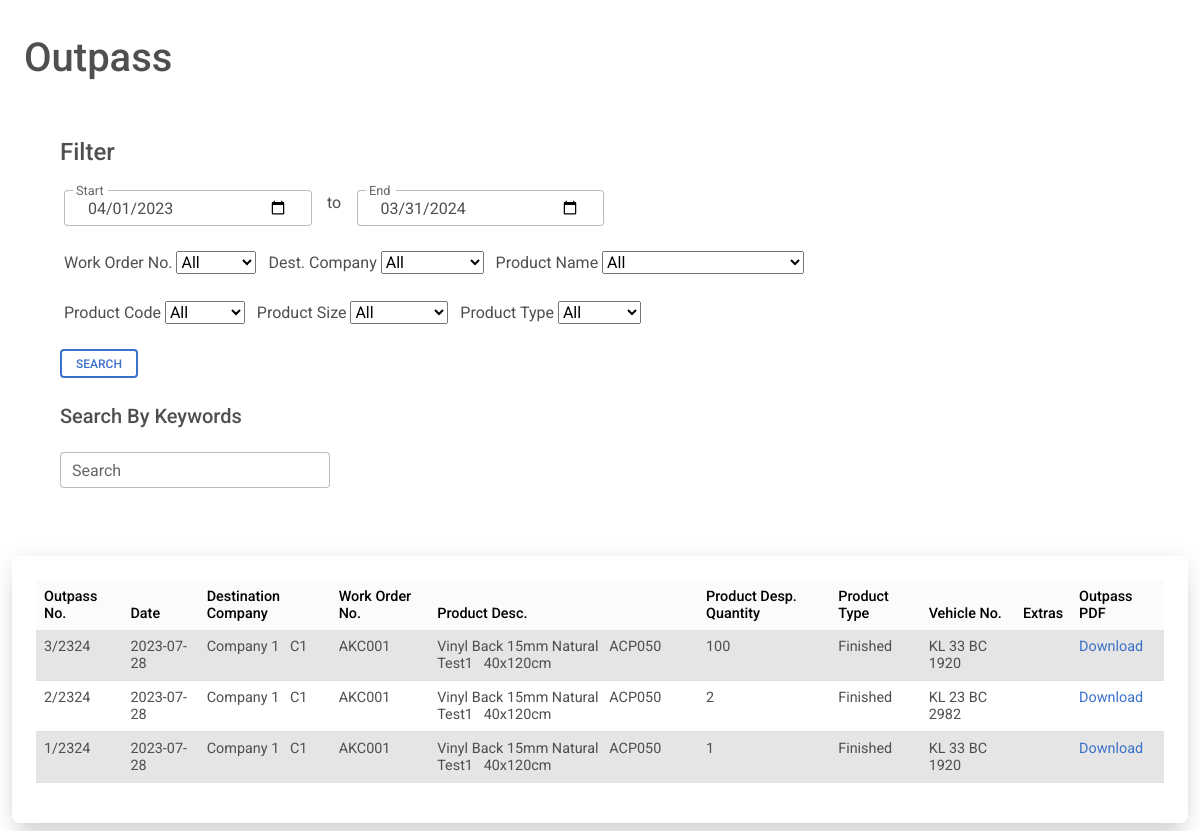
Page /outpassshowall.php (signed in) on the committed database.
### tables this page shows
CREATE TABLE IF NOT EXISTS `outpass` (
  `no` int NOT NULL,
  `no_year` varchar(15) NOT NULL,
  `date` date NOT NULL,
  `work_order_no` varchar(25) NOT NULL,
  `dest` varchar(125) NOT NULL,
  `woc` varchar(125) NOT NULL,
  `vehicleno` varchar(50) NOT NULL,
  `extras` varchar(125) NOT NULL,
  `type` varchar(10) NOT NULL DEFAULT 'outpass',
  `timestamp` timestamp NOT NULL DEFAULT CURRENT_TIMESTAMP,
  `user_id` varchar(50) NOT NULL
);

CREATE TABLE IF NOT EXISTS `outpass_products` (
  `outpass_no` int NOT NULL,
  `no_year` varchar(15) NOT NULL,
  `date_of_entry` date NOT NULL,
  `product_type` varchar(15) NOT NULL DEFAULT 'finished',
  `product_name` varchar(50) NOT NULL,
  `work_order` varchar(25) NOT NULL,
  `product_code` varchar(25) NOT NULL DEFAULT 'AAC(code)',
  `product_design` varchar(50) NOT NULL,
  `product_size` varchar(25) NOT NULL,
  `product_qty` int NOT NULL,
  `user_id` varchar(50) NOT NULL
);

### checkuserlogin.php (called while the page is built, shortened)
<?php
include 'conn.php';
$user_check = $_SESSION['username'];
$ses_sql = mysqli_query($conn, "select user_id from profile where user_id='$user_check'");
$row = mysqli_fetch_array($ses_sql, MYSQLI_ASSOC);
$loggedin_session = $row['user_id'];
?>

### outpassshowall.php (the view, shortened to what this page needs)
<?php
include 'conn.php';
include 'checkuserlogin.php';
?>
<?php
$start = date('Y') . '-04' . '-01';
$end = (date('Y')+1) . '-03' . '-31' ;
$sql = "select * from outpass,outpass_products where outpass.no = outpass_products.outpass_no AND outpass.user_id = '" . (string) $loggedin_session . "' AND outpass_products.user_id = '" . (string) $loggedin_session . "'";
$sql .= "  AND date BETWEEN '$start' AND '$end' ORDER BY timestamp DESC";
$retval = mysqli_query($conn, $sql);
?>
<html>
<link rel="stylesheet" href="https://cdnjs.cloudflare.com/ajax/libs/font-awesome/6.0.0/css/all.min.css" />
<link rel="stylesheet" href="css/mdb.min.css" />
</head>
<body>
    <main> <br>
        <h1 class="mt-2 ms-4">Outpass</h1>
        <div class="container-fluid">
            <div class='row justify-content'>
                <div class="col">
                    <form name="filter" class="bg-white rounded-5 shadow-0-strong p-5" method="post">
                        <h4 class='mb-4'>Filter</h4>
                        <div class="row ms-1 justify-content w-50">
                            <div class="form-outline col">
                                <input type="date" class="form-control" value="<?php echo $start;?>" id='start' required
                                    name="start">
                                <label for="start" class='form-label'>Start</label>
                            </div>
                            <div class="col col-sm-1">
                                <center>to</center>
                            </div>
                            <div class="form-outline col">
                                <input name="end" class="form-control" value="<?php echo $end;?>" id='end' required type="date">
                                <label for="end" class='form-label'>End</label>
                            </div>
                        </div>
                        <div class="col mt-4 mb-4 ms-1">
                            <label>Work Order No.</label>
                            <select name='workorderno'>
                                <option selected>All</option>
                            </select>
                            <label>Dest. Company</label>
                            <select name='company'>
                                <option selected>All</option>
                            </select>
                            <label>Product Name</label>
                            <select name='product_name'>
                                <option selected>All</option>
                            </select>
                        </div>
                        <div class="col mt-4 mb-4 ms-1">
                            <label>Product Code</label>
                            <select name='product_code'>
                                <option selected>All</option>
                            </select>
                            <label>Product Size</label>
                            <select name='product_size'>
                                <option selected>All</option>
                            </select>
                            <label>Product Type</label>
                            <select name='product_type'>
                                <option selected>All</option>
                            </select>
                        </div>
                        <input type="submit" class=" btn btn-outline-primary btn-sm" data-mdb-ripple-color="dark"
                            name="filter" value="Search">
                        <br> <br>
                        <h5 class='mb-4'>Search By Keywords</h5>
                        <div class='col justify-content w-25'>
                            <div class="input-group">
                                <div class="form-outline">
                                    <input type="text" id='search' class="form-control" name="search"
                                        placeholder="eg. ABC001">
                                    <label class="form-label" for="search">Search</label>
                                </div>
                            </div>
                        </div>
                    </form>
                </div>
            </div>
            <div class="container-fluid mt-1 mb-2 p-2 bg-white rounded-5 shadow-5-strong p-4">
                <table class="table table-sm">
                    <thead class="table-light sticky-top">
                        <th>
                            Outpass No.
                        </th>
                        <th>
                            Date
                        </th>
                        <th>
                            Destination Company
                        </th>
                        <th>
                            Work Order No.
                        </th>
                        <th>
                            Product Desc.
                        </th>
                        <th>
                            Product Desp. Quantity
                        </th>
                        <th>
                            Product Type
                        </th>
                        <th>
                            Vehicle No.
                        </th>
                        <th>
                            Extras
                        </th>
                        <th>
                            Outpass PDF
                        </th>
                    </thead>
                    <tbody id='tablebody'>
                        <tr>
                            <?php
                            $cur_no = -1;
                            $table_active = '';
                            while ($row = $retval->fetch_assoc()) {
                                if ($cur_no == $row['no']) {
                                } else {
                                    if ($table_active == 'table-active') {
                                        $table_active = '';
                                    } else {
                                        $table_active = 'table-active';
                                    }
                                }
                                $time = strtotime($row['date']);
                                $outpass_short_date = '';
                                if (date('n', $time) > 4) {
                                    $temp_date = date('y', $time);
                                    $outpass_short_date = $temp_date . ($temp_date + 1);
                                } else {
                                    $temp_date = date('y', $time);
                                    $outpass_short_date = ($temp_date - 1) . $temp_date;
                                }
                                if (!empty($row)) {
                                    echo "
                    <tr class='$table_active'>
                    <td>
                    {$row['no']}/". $outpass_short_date ."
                    </td>
                    <td>
                    {$row['date']}
                    </td>
                    <td>
                    {$row['dest']}
                    &nbsp;
                    {$row['woc']}
                    </td>
                    <td>
                    {$row['work_order']}
                    </td>
                    <td>
                    ".ucwords($row['product_name'])."
                    &nbsp;
                    {$row['product_code']}
                    &nbsp;
                    ".ucwords($row['product_design'])."
                    &nbsp;
                    {$row['product_size']}
                    </td>
                    <td>
                    {$row['product_qty']}
                    </td>
                    <td>
                    {$row['product_type']}
                    </td>
                    <td>
                    {$row['vehicleno']}
                    </td>
                    <td>
                    {$row['extras']}
                    </td>
                    <td>
                    <a href='createpdfpass.php?no={$row['no']}&io=outpass' target='_blank'>Download</a>
                    </td>
                    ";
                                    $cur_no = $row['no'];
                                }
                            }
                            ?>
                        </tr>
                    </tbody>
                </table>
            </div>
        </div>
    </main>
</body>
</html>

### rows in the picture
outpass: no "3", date "2324", date "2023-07-28", dest "Company 1", woc "C1", outpass_products.work_order "AKC001", outpass_products.product_name "Vinyl Back 15mm Natural", outpass_products.product_code "ACP050", outpass_products.product_design "Test1", outpass_products.product_size "40x120cm", outpass_products.product_qty "100", outpass_products.product_type "Finished", vehicleno "KL 33 BC 1920"
outpass: no "2", date "2324", date "2023-07-28", dest "Company 1", woc "C1", outpass_products.work_order "AKC001", outpass_products.product_name "Vinyl Back 15mm Natural", outpass_products.product_code "ACP050", outpass_products.product_design "Test1", outpass_products.product_size "40x120cm", outpass_products.product_qty "2", outpass_products.product_type "Finished", vehicleno "KL 23 BC 2982"
outpass: no "1", date "2324", date "2023-07-28", dest "Company 1", woc "C1", outpass_products.work_order "AKC001", outpass_products.product_name "Vinyl Back 15mm Natural", outpass_products.product_code "ACP050", outpass_products.product_design "Test1", outpass_products.product_size "40x120cm", outpass_products.product_qty "1", outpass_products.product_type "Finished", vehicleno "KL 33 BC 1920"
